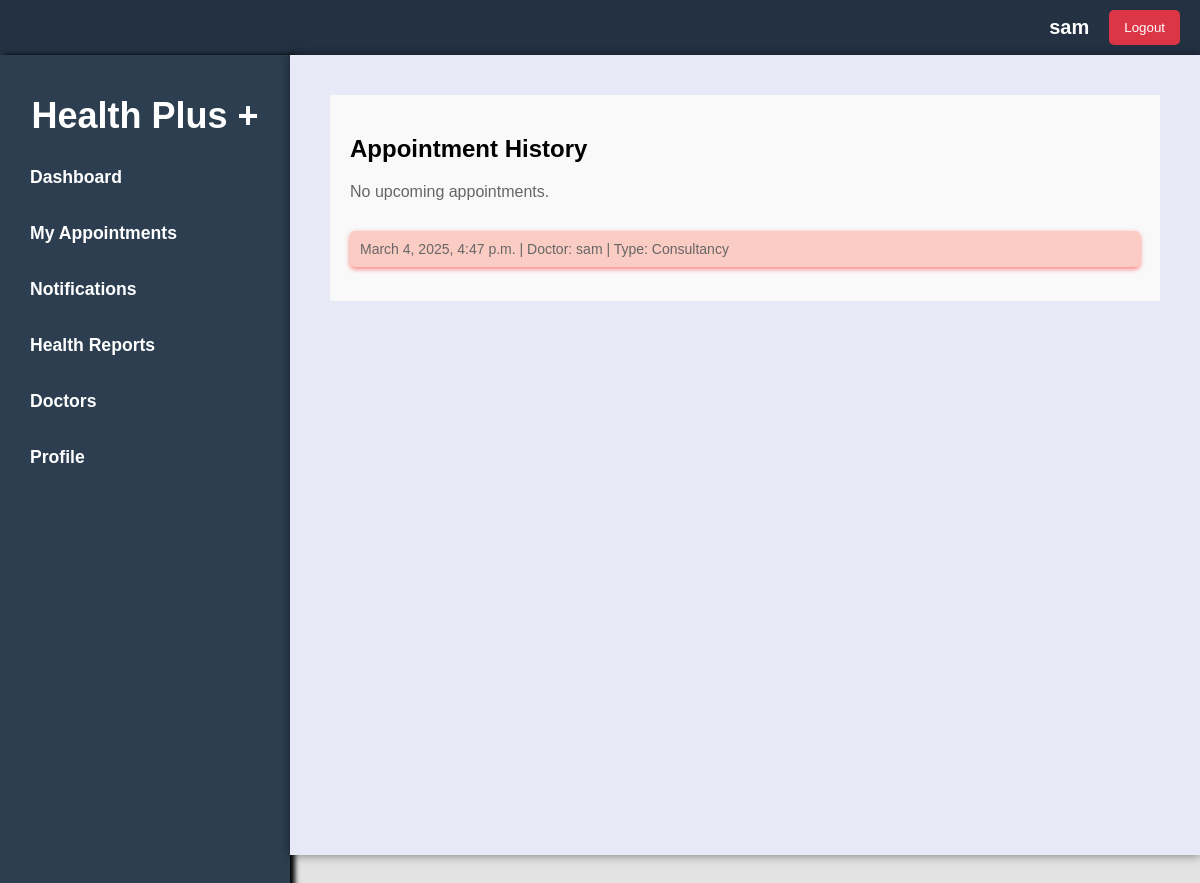
The page /appointments/ (signed in) on the database its author committed.
### booking/models.py (models this page shows, shortened)
class Appointment(models.Model):
    user = models.ForeignKey(User, on_delete=models.CASCADE, related_name='appointments')
    doctor = models.ForeignKey(Doctor, on_delete=models.CASCADE, related_name='appointments')
    appointment_type = models.ForeignKey(AppointmentType, on_delete=models.CASCADE)  # New field
    appointment_date = models.DateField()
    appointment_time = models.TimeField()
    status = models.CharField(max_length=20, choices=[('scheduled', 'Scheduled'), ('completed', 'Completed'), ('canceled', 'Canceled')])
    created_at = models.DateTimeField(auto_now_add=True)
    updated_at = models.DateTimeField(auto_now=True)
    class Meta:
        indexes = [
            models.Index(fields=['appointment_date']),
        ]

class Doctor(models.Model):
    user = models.OneToOneField(User, on_delete=models.CASCADE)
    specialty = models.CharField(max_length=100)
    qualifications = models.TextField()
    experience_years = models.PositiveIntegerField()
    languages_spoken = models.CharField(max_length=100, blank=True)
    rating = models.FloatField(default=0.0)
    available_days = models.CharField(max_length=100)
    available_time_start = models.TimeField()
    available_time_end = models.TimeField()

class AppointmentType(models.Model):
    name = models.CharField(max_length=100)
    duration = models.PositiveIntegerField()
    def __str__(self):
        return self.name

### booking/views.py (the view)
# urls.py: path('appointments/',views.appointmentListView, name='appointment_list'),
def appointmentListView(request):
    current_datetime = timezone.now()  # Get the current date and time
    bookings = Appointment.objects.filter(user=request.user).order_by('appointment_date', 'appointment_time')  # Order by appointment_date and appointment_time
    past_bookings = []
    upcoming_bookings = []
    for booking in bookings:
        if booking.appointment_date < current_datetime.date() or (booking.appointment_date == current_datetime.date() and booking.appointment_time < current_datetime.time()):
            past_bookings.append(booking)
        else:
            upcoming_bookings.append(booking)
    context = {
        "title": "Appointment List",
        'upcoming_bookings': upcoming_bookings,
        'past_bookings': past_bookings,
        "current_date": current_datetime.date(),
    }
    return render(request, "appointment/appointment_list.html", context)

### booking/templates/appointment/appointment_list.html (shortened to what this page needs)
{% extends 'index.html' %}
{% block content %}
<section style='flex-basis:80%;'>
    <h1>Appointment History</h1>
    {% if upcoming_bookings %}
        <div class="booking-list">
            {% for booking in upcoming_bookings %}
            <a href="{% url 'appointments-detail' booking.pk %}" class="upcoming-booking">
                <p>
                    {{ booking.appointment_date }}, {{ booking.appointment_time }} | Doctor: {{ booking.doctor.user.username }} | Type: {{ booking.appointment_type }}
                </p>
            </a>
            {% endfor %}
        </div>
    {% else %}
        <p>No upcoming appointments.</p>
    {% endif %}
    {% if past_bookings %}
        <div class="booking-list">
            {% for booking in past_bookings %}
            <p class="past-booking">
                {{ booking.appointment_date }}, {{ booking.appointment_time }} | Doctor: {{ booking.doctor.user.username }} | Type: {{ booking.appointment_type }}
            </p>
            {% endfor %}
        </div>
    {% else %}
        <p>No past appointments.</p>
    {% endif %}
</section>
{% endblock %}

### booking/templates/index.html (shortened to what this page needs)
{% load static %}
<!DOCTYPE html>
<html lang="en">
<head>
    <link rel="stylesheet" href="{% static 'css/style.css' %}" />
</head>
<body>
    <header>
        <nav>
        {% if user.is_authenticated %}
        <h3>{{user.username}}</h3>
        <form method="post" action="{% url 'logout' %}">
            <button type="submit" class="logout-button">Logout</button>
        </form>
        {% else %}
        <a href="/accounts/login" class="login" style='text-decoration:none; color:white;'>Login</a>
        {% endif %}
    </nav>
    </header>
    <div class='body-content'>
        {% include 'components/aside.html' %}
        <div class="container">
            {% block content %}{% endblock %}
        </div>
    </div>
</body>
</html>

### booking/static/css/style.css (style rules this page uses)
body { margin: 0; padding: 0; background-color: #e3e3e3; font-family: 'Arial', sans-serif; width: 100%; position:fixed; }
.body-content { display: flex; height: 100vh; }
.container { flex: 1; padding: 40px; background-color: #e7eaf6; overflow-y: auto; box-shadow: 0 0 10px rgba(0, 0, 0, 0.5); }

### booking/templates/index.html (style rules this page uses)
header { background-color: #233142; padding: 10px 20px; color: white; display: flex; justify-content: flex-end; align-items: center; }
nav { display: flex; align-items: center; }
h3 { margin: 0; font-size: 20px; }
.logout-button { margin-left: 20px; padding: 10px 15px; background-color: #dc3545; color: white; border: none; border-radius: 5px; cursor: pointer; transition: background-color 0.3s; }
p { color: #666; font-size: 16px; }

### booking/templates/appointment/appointment_list.html (style rules this page uses)
section { padding: 20px; background-color: #f9f9f9; overflow-y: auto; }
.booking-list { display: flex; flex-direction: column; gap: 5px; }
.past-booking { background-color: rgba(255, 99, 71, 0.3); padding: 10px; border-radius: 5px; box-shadow: 0 2px 5px rgba(255, 0, 0, 0.5); overflow: hidden; font-size: 14px; }

### rows shown on the page
Appointment: appointment_date "March 4, 2025", appointment_time "4:47 p.m.", doctor.user.username "sam", appointment_type "Consultancy"

### other values the page prints
{{ user.username }} "sam"
